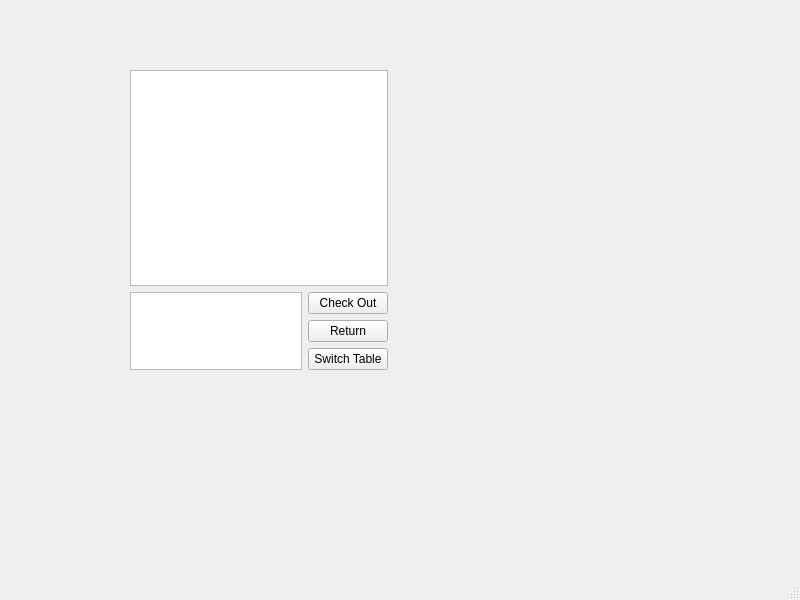
<?xml version="1.0" encoding="UTF-8"?>
<ui version="4.0">
 <class>MainWindow</class>
 <widget class="QMainWindow" name="MainWindow">
  <property name="geometry">
   <rect>
    <x>0</x>
    <y>0</y>
    <width>800</width>
    <height>600</height>
   </rect>
  </property>
  <property name="windowTitle">
   <string>MainWindow</string>
  </property>
  <widget class="QWidget" name="centralwidget">
   <widget class="QWidget" name="horizontalLayoutWidget">
    <property name="geometry">
     <rect>
      <x>130</x>
      <y>70</y>
      <width>258</width>
      <height>300</height>
     </rect>
    </property>
    <layout class="QVBoxLayout" name="verticalLayout_2" stretch="4,1">
     <item>
      <widget class="QTableWidget" name="bookTableWidget"/>
     </item>
     <item>
      <layout class="QHBoxLayout" name="horizontalLayout">
       <item>
        <widget class="QTextBrowser" name="infoTextBrowser"/>
       </item>
       <item>
        <layout class="QVBoxLayout" name="verticalLayout">
         <item>
          <widget class="QPushButton" name="checkOutButton">
           <property name="text">
            <string>Check Out</string>
           </property>
          </widget>
         </item>
         <item>
          <widget class="QPushButton" name="returnButton">
           <property name="text">
            <string>Return</string>
           </property>
          </widget>
         </item>
         <item>
          <widget class="QPushButton" name="switchButton">
           <property name="text">
            <string>Switch Table</string>
           </property>
          </widget>
         </item>
        </layout>
       </item>
      </layout>
     </item>
    </layout>
   </widget>
  </widget>
  <widget class="QMenuBar" name="menubar">
   <property name="geometry">
    <rect>
     <x>0</x>
     <y>0</y>
     <width>800</width>
     <height>21</height>
    </rect>
   </property>
  </widget>
  <widget class="QStatusBar" name="statusbar"/>
 </widget>
 <resources/>
 <connections/>
</ui>
